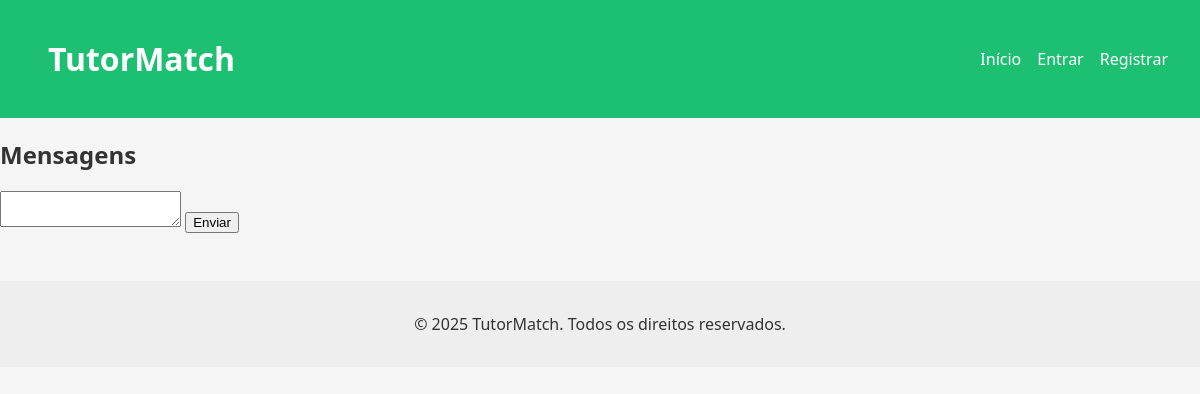
The app's page /pages/chat.php, older data.
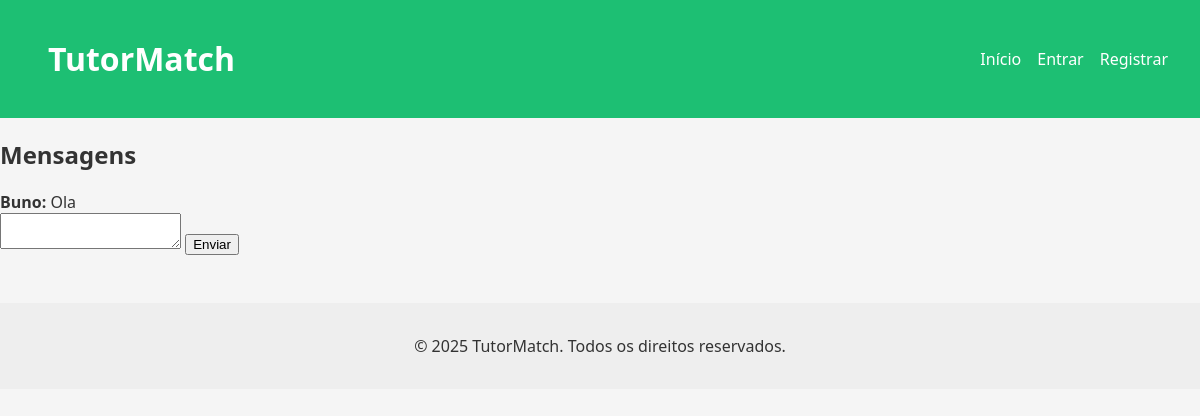
The same page, newer data.
### tables this page shows
CREATE TABLE messages (
  id INTEGER PRIMARY KEY AUTOINCREMENT,
  order_id INTEGER,
  sender_id INTEGER,
  message TEXT,
  created_at DATETIME DEFAULT CURRENT_TIMESTAMP,
  FOREIGN KEY (order_id) REFERENCES orders(id),
  FOREIGN KEY (sender_id) REFERENCES users(id)
);

CREATE TABLE users (
            id INTEGER PRIMARY KEY AUTOINCREMENT,
            username TEXT NOT NULL UNIQUE,
            password TEXT NOT NULL,
            email TEXT NOT NULL UNIQUE,
            role TEXT DEFAULT 'client', -- client, freelancer, admin
            name TEXT,
            profile_pic TEXT DEFAULT '../img/default.jpeg' -- Adiciona a coluna profile_pic
        );

### pages/chat.php (the view, shortened to what this page needs)
<?php
require_once '../database/db.php';
$order_id = intval($_GET['order_id'] ?? 0);
$stmt = $db->prepare("SELECT m.*, u.username FROM messages m JOIN users u ON m.sender_id = u.id WHERE order_id = ? ORDER BY m.created_at ASC");
$stmt->execute([$order_id]);
$messages = $stmt->fetchAll();
?>
<?php include_once '../includes/header.php'; ?>
<h2>Mensagens</h2>
<div class="chat-box">
  <?php foreach ($messages as $msg): ?>
    <div class="message">
      <strong><?= htmlspecialchars($msg['username']) ?>:</strong> <?= htmlspecialchars($msg['message']) ?>
    </div>
  <?php endforeach; ?>
</div>
<form action="../actions/send_message.php" method="POST">
  <textarea name="message" required></textarea>
  <button type="submit">Enviar</button>
</form>
<?php include_once '../includes/footer.php'; ?>

### includes/header.php (shortened to what this page needs)
<!DOCTYPE html>
<html lang="eng">
<head>
  <link rel="stylesheet" href="/css/main.css" />
</head>
<body>
  <header>
    <h1><a href="/index.php">TutorMatch</a></h1>
    <nav>
      <a href="/index.php">Início</a>
      <?php if (isset($_SESSION['user_id'])): ?>
        <div class="user-info">
          <a href="../pages/profile.php">Meu Perfil</a>
          <a href="../pages/logout.php">Sair</a>
        </div>
      <?php else: ?>
        <a href="../pages/login.php">Entrar</a>
        <a href="../pages/register.php">Registrar</a>
      <?php endif; ?>
    </nav>
  </header>

### includes/footer.php (shortened to what this page needs)
<footer>
    <p>&copy; 2025 TutorMatch. Todos os direitos reservados.</p>
  </footer>
</body>
</html>

### css/main.css (style rules this page uses)
body { font-family: 'Segoe UI', sans-serif; margin: 0; background-color: #f5f5f5; color: #333; }

### css/layout.css (style rules this page uses)
header { background-color: #1dbf73; padding: 1rem 2rem; color: white; display: flex; justify-content: space-between; align-items: center; }
header a { color: white; text-decoration: none; margin-left: 1rem; }
nav { display: flex; align-items: center; }
footer { margin-top: 3rem; text-align: center; padding: 1rem; background: #eee; }

Row changes from the older to the newer data that the page shows:
added messages: sender.username "Buno", message "Ola"
